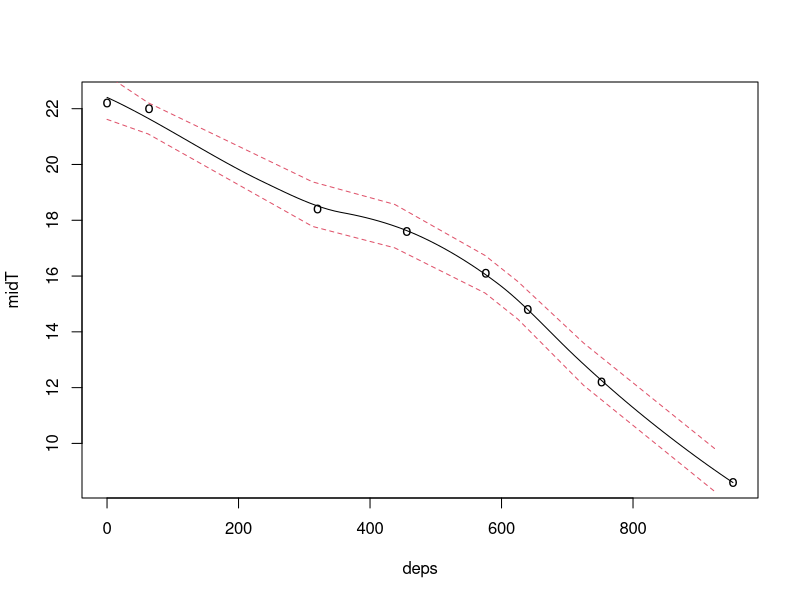
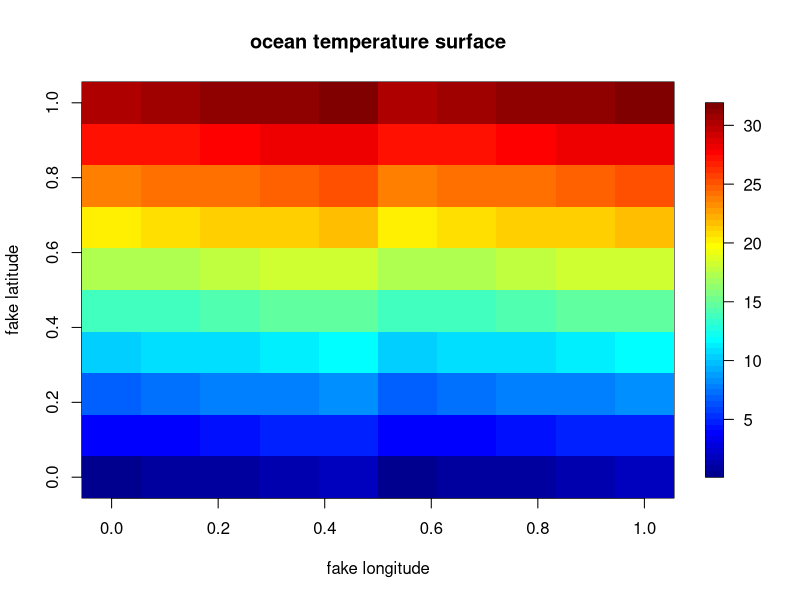
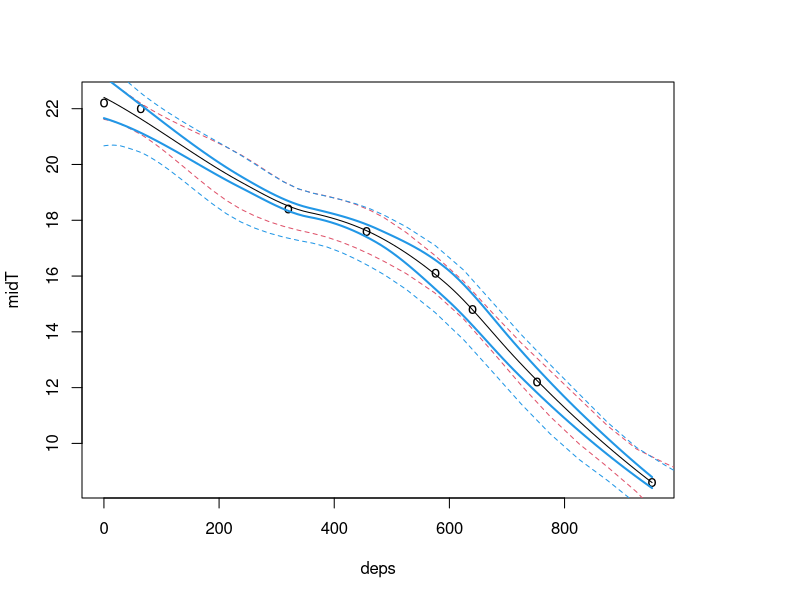
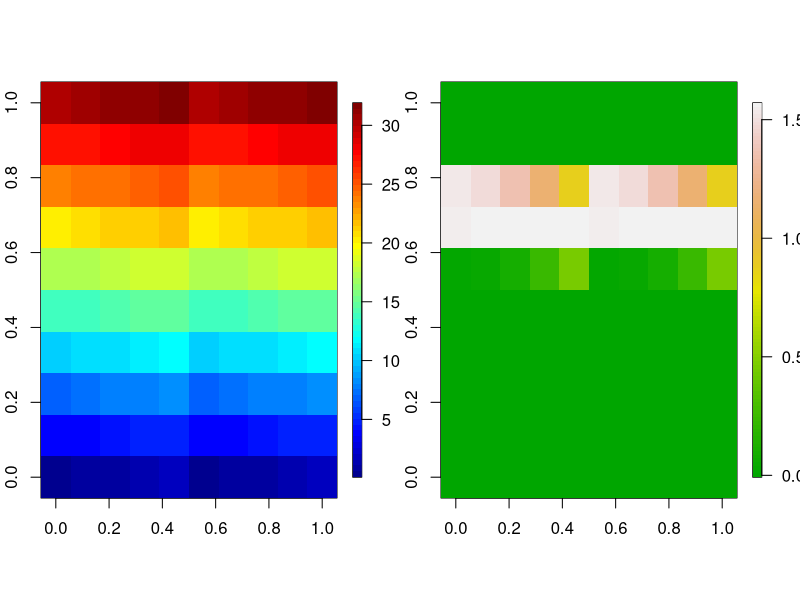

Here is the R script that generated these plots, in order:
# build an example with some real data
# objective here is to properly characterize error in the PDT
# matching routine between depth-temp data from the tag
# and WOA data.

library(locfit)
library(fields)
library(plyr)

# this is real data
minT <- c(21.4,21.6,18.2,17.4,15.6,14.2,11.8,8.4)
maxT <- c(23,22.4,18.6,17.8,16.6,15.4,12.6,8.8)
deps <- c(0,64,320,456,576,640,752,952)
midT <- (maxT + minT) / 2

stdDepth <- c(0.0,2.5,7.5, 12.5, 17.5, 22.5, 27.5, 32.5, 37.5, 42.5, 47.5, 52.5, 57.5,
              62.5, 67.5, 72.5, 77.5, 82.5, 87.5, 92.5, 97.5,112.5,137.5,162.5,187.5,212.5,
              237.5,262.5,287.5,312.5,337.5,362.5,387.5,412.5,437.5,462.5,487.5,525.0,575.0,
              625.0,675.0,725.0,775.0,825.0,875.0,925.0,975.0, 1025.0, 1075.0, 1125.0, 1175.0,
              1225.0, 1275.0, 1325.0, 1375.0, 1425.0, 1475.0)

# do the regression
fit <- locfit(midT ~ deps)
n = length(deps)
# find the standard depth levels that correspond to the depths the tag data is measured at
depIdx <- findInterval(deps, stdDepth)
woaDep <- stdDepth[depIdx] 
# make predictions based on the regression model earlier for the temperature at standard WOA depth levels
pred = predict(fit, newdata=woaDep, se=T, get.data=T)

# see the regression
plot(fit, get.data=TRUE)
# and add SE based on model predictions at new depth levels
lines(woaDep, pred$fit+pred$se.fit*sqrt(n), col=2, lty=2)
lines(woaDep, pred$fit-pred$se.fit*sqrt(n), col=2, lty=2)
#points(woaDep, pred$fit+pred$se.fit*sqrt(n), col=2)
#points(woaDep, pred$fit-pred$se.fit*sqrt(n), col=2)

# fake temperature surface
woa1 = matrix(1:100/3, 10,10)
woa2 = matrix(1:100/3,10,10)
woa = rbind(woa1[1:5,],woa2[1:5,])
image.plot(woa,xlab='fake longitude',ylab='fake latitude', main='ocean temperature surface')

# put everything in one spot
out <- cbind(woaDep,fitT=pred$fit,sd_lwr=pred$fit-pred$se.fit*sqrt(n),sd_upr=pred$fit+pred$se.fit*sqrt(n))

# ** now how do we implement LeBris's likelihood routine via integration from sd_lwr to sd_upr?

#-------------------------------------------------------------------------# 
# like this! 
#-------------------------------------------------------------------------# 
# do the regression at min and max
fit.low <- locfit(minT ~ deps)
fit.high <- locfit(maxT ~ deps)
n = length(deps)
# find the standard depth levels that correspond to the depths the tag data is measured at
# depIdx <- findInterval(deps, stdDepth)

# use the which.min
depIdx = apply(as.data.frame(deps), 1, FUN=function(x) which.min((x-stdDepth)^2))
woaDep <- stdDepth[depIdx] 

# make predictions based on the regression model earlier for the temperature at standard WOA depth levels for low and high temperature at that depth
pred = predict(fit, newdata=stdDepth, se=T, get.data=T)
pred.low = predict(fit.low, newdata=stdDepth, se=T, get.data=T)
pred.high = predict(fit.high, newdata=stdDepth, se=T, get.data=T)
plot(fit, get.data=TRUE, lwd=2)

# and add SE based on model predictions at new depth levels
lines(stdDepth, pred$fit+pred$se.fit*sqrt(n), col=2, lty=2)
lines(stdDepth, pred$fit-pred$se.fit*sqrt(n), col=2, lty=2)

lines(fit.low, col = 4, lwd=2)           
lines(fit.high, col = 4, lwd=2)

lines(stdDepth, pred.high$fit+pred.high$se.fit*sqrt(n), col=4, lty=2)
lines(stdDepth, pred.low$fit-pred.low$se.fit*sqrt(n), col=4, lty=2)

n =length(stdDepth)

# data frame for next step
df = data.frame(low=pred.low$fit[depIdx]-pred.low$se.fit[depIdx]*sqrt(n), high=pred.high$fit[depIdx]+pred.high$se.fit[depIdx]*sqrt(n), row.names = deps)

#---------------------------------------------------------------------------------------#
# WOA sd.. 
#---------------------------------------------------------------------------------------#
# fixed sd of the grid
woasd = .7

# slow derivation of sd by surrounding cells
for(i in 1:nrow(woa)){
  for(j in 1:ncol(woa)){
        
  }
}

#---------------------------------------------------------------------------------------#
# integration would be something like this for each WOA layer..
# note to self: read up on integration.. 
#---------------------------------------------------------------------------------------#

# I think a sequence might hae to be set between the min and max... I tried just adding dnorm(min) and dnorm(max) and it is not right
# for example:

# image.plot(dnorm(df[1,1], woa, .7)+dnorm(df[1,2], woa, .7))

# sequence
dt = seq(df[1,1], df[1,2], length=10)

# likelihood array for one depth
lik0 = aaply(dt, 1, .fun = function(x) dnorm(x, woa, .7))
int0 = apply(lik0, 2:3, sum)

# plot it
par(mfrow=c(1,2))
image.plot(woa)
image.plot(int0, col = terrain.colors(100))

    
